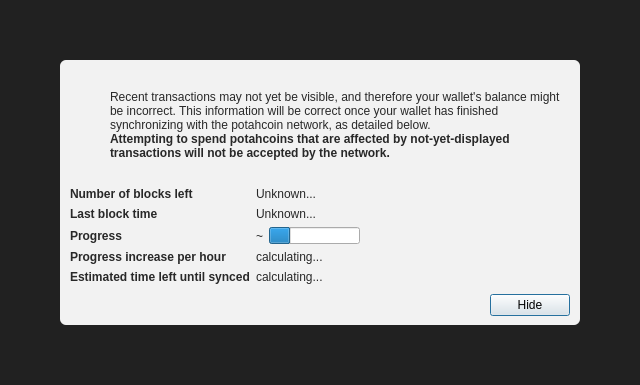
<?xml version="1.0" encoding="UTF-8"?>
<ui version="4.0">
 <class>ModalOverlay</class>
 <widget class="QWidget" name="ModalOverlay">
  <property name="geometry">
   <rect>
    <x>0</x>
    <y>0</y>
    <width>640</width>
    <height>385</height>
   </rect>
  </property>
  <property name="windowTitle">
   <string>Form</string>
  </property>
  <layout class="QVBoxLayout" name="verticalLayout" stretch="0">
   <property name="sizeConstraint">
    <enum>QLayout::SetDefaultConstraint</enum>
   </property>
   <property name="leftMargin">
    <number>0</number>
   </property>
   <property name="topMargin">
    <number>0</number>
   </property>
   <property name="rightMargin">
    <number>0</number>
   </property>
   <property name="bottomMargin">
    <number>0</number>
   </property>
   <item>
    <widget class="QWidget" name="bgWidget" native="true">
     <property name="styleSheet">
      <string notr="true">#bgWidget { background: rgba(0,0,0,220); }</string>
     </property>
     <layout class="QVBoxLayout" name="verticalLayoutMain" stretch="1">
      <property name="leftMargin">
       <number>60</number>
      </property>
      <property name="topMargin">
       <number>60</number>
      </property>
      <property name="rightMargin">
       <number>60</number>
      </property>
      <property name="bottomMargin">
       <number>60</number>
      </property>
      <item>
       <widget class="QWidget" name="contentWidget" native="true">
        <property name="styleSheet">
         <string notr="true">#contentWidget { background: rgba(255,255,255,240); border-radius: 6px; }

QLabel { color: rgb(40,40,40);  }</string>
        </property>
        <layout class="QVBoxLayout" name="verticalLayoutSub" stretch="1,0,0,0">
         <property name="spacing">
          <number>0</number>
         </property>
         <property name="leftMargin">
          <number>10</number>
         </property>
         <property name="topMargin">
          <number>10</number>
         </property>
         <property name="rightMargin">
          <number>10</number>
         </property>
         <property name="bottomMargin">
          <number>10</number>
         </property>
         <item>
          <layout class="QHBoxLayout" name="horizontalLayoutIconText" stretch="0,1">
           <property name="topMargin">
            <number>20</number>
           </property>
           <item>
            <layout class="QVBoxLayout" name="verticalLayoutIcon">
             <property name="leftMargin">
              <number>0</number>
             </property>
             <item>
              <widget class="QPushButton" name="warningIcon">
               <property name="enabled">
                <bool>false</bool>
               </property>
               <property name="text">
                <string/>
               </property>
               <property name="icon">
                <iconset>
                 <normaloff>:/icons/warning</normaloff>
                 <disabledoff>:/icons/warning</disabledoff>:/icons/warning</iconset>
               </property>
               <property name="iconSize">
                <size>
                 <width>48</width>
                 <height>48</height>
                </size>
               </property>
               <property name="flat">
                <bool>true</bool>
               </property>
              </widget>
             </item>
             <item>
              <spacer name="verticalSpacerWarningIcon">
               <property name="orientation">
                <enum>Qt::Vertical</enum>
               </property>
               <property name="sizeHint" stdset="0">
                <size>
                 <width>20</width>
                 <height>40</height>
                </size>
               </property>
              </spacer>
             </item>
            </layout>
           </item>
           <item>
            <layout class="QVBoxLayout" name="verticalLayoutInfoText">
             <property name="leftMargin">
              <number>0</number>
             </property>
             <property name="topMargin">
              <number>0</number>
             </property>
             <item>
              <widget class="QLabel" name="infoText">
               <property name="text">
                <string>Recent transactions may not yet be visible, and therefore your wallet's balance might be incorrect. This information will be correct once your wallet has finished synchronizing with the potahcoin network, as detailed below.</string>
               </property>
               <property name="textFormat">
                <enum>Qt::RichText</enum>
               </property>
               <property name="wordWrap">
                <bool>true</bool>
               </property>
              </widget>
             </item>
             <item>
              <widget class="QLabel" name="infoTextStrong">
               <property name="font">
                <font>
                 <weight>75</weight>
                 <bold>true</bold>
                </font>
               </property>
               <property name="text">
                <string>Attempting to spend potahcoins that are affected by not-yet-displayed transactions will not be accepted by the network.</string>
               </property>
               <property name="textFormat">
                <enum>Qt::RichText</enum>
               </property>
               <property name="wordWrap">
                <bool>true</bool>
               </property>
              </widget>
             </item>
             <item>
              <spacer name="verticalSpacerInTextSpace">
               <property name="orientation">
                <enum>Qt::Vertical</enum>
               </property>
               <property name="sizeHint" stdset="0">
                <size>
                 <width>20</width>
                 <height>40</height>
                </size>
               </property>
              </spacer>
             </item>
            </layout>
           </item>
          </layout>
         </item>
         <item>
          <spacer name="verticalSpacerAfterText">
           <property name="orientation">
            <enum>Qt::Vertical</enum>
           </property>
           <property name="sizeHint" stdset="0">
            <size>
             <width>20</width>
             <height>40</height>
            </size>
           </property>
          </spacer>
         </item>
         <item>
          <layout class="QFormLayout" name="formLayout">
           <property name="fieldGrowthPolicy">
            <enum>QFormLayout::FieldsStayAtSizeHint</enum>
           </property>
           <property name="horizontalSpacing">
            <number>6</number>
           </property>
           <property name="verticalSpacing">
            <number>6</number>
           </property>
           <property name="topMargin">
            <number>10</number>
           </property>
           <item row="0" column="0">
            <widget class="QLabel" name="labelNumberOfBlocksLeft">
             <property name="font">
              <font>
               <weight>75</weight>
               <bold>true</bold>
              </font>
             </property>
             <property name="text">
              <string>Number of blocks left</string>
             </property>
            </widget>
           </item>
           <item row="0" column="1">
            <widget class="QLabel" name="numberOfBlocksLeft">
             <property name="text">
              <string>Unknown...</string>
             </property>
            </widget>
           </item>
           <item row="1" column="0">
            <widget class="QLabel" name="labelLastBlockTime">
             <property name="font">
              <font>
               <weight>75</weight>
               <bold>true</bold>
              </font>
             </property>
             <property name="text">
              <string>Last block time</string>
             </property>
            </widget>
           </item>
           <item row="1" column="1">
            <widget class="QLabel" name="newestBlockDate">
             <property name="sizePolicy">
              <sizepolicy hsizetype="Maximum" vsizetype="Preferred">
               <horstretch>0</horstretch>
               <verstretch>0</verstretch>
              </sizepolicy>
             </property>
             <property name="text">
              <string>Unknown...</string>
             </property>
            </widget>
           </item>
           <item row="2" column="0">
            <widget class="QLabel" name="labelSyncDone">
             <property name="font">
              <font>
               <weight>75</weight>
               <bold>true</bold>
              </font>
             </property>
             <property name="text">
              <string>Progress</string>
             </property>
            </widget>
           </item>
           <item row="2" column="1">
            <layout class="QHBoxLayout" name="horizontalLayoutSync" stretch="0,1">
             <item>
              <widget class="QLabel" name="percentageProgress">
               <property name="text">
                <string notr="true">~</string>
               </property>
              </widget>
             </item>
             <item>
              <widget class="QProgressBar" name="progressBar">
               <property name="value">
                <number>24</number>
               </property>
               <property name="format">
                <string/>
               </property>
              </widget>
             </item>
            </layout>
           </item>
           <item row="4" column="0">
            <widget class="QLabel" name="labelProgressIncrease">
             <property name="font">
              <font>
               <weight>75</weight>
               <bold>true</bold>
              </font>
             </property>
             <property name="text">
              <string>Progress increase per hour</string>
             </property>
            </widget>
           </item>
           <item row="4" column="1">
            <widget class="QLabel" name="progressIncreasePerH">
             <property name="text">
              <string>calculating...</string>
             </property>
            </widget>
           </item>
           <item row="5" column="0">
            <widget class="QLabel" name="labelEstimatedTimeLeft">
             <property name="font">
              <font>
               <weight>75</weight>
               <bold>true</bold>
              </font>
             </property>
             <property name="text">
              <string>Estimated time left until synced</string>
             </property>
            </widget>
           </item>
           <item row="5" column="1">
            <widget class="QLabel" name="expectedTimeLeft">
             <property name="text">
              <string>calculating...</string>
             </property>
            </widget>
           </item>
          </layout>
         </item>
         <item>
          <layout class="QHBoxLayout" name="horizontalLayoutButtons">
           <property name="leftMargin">
            <number>10</number>
           </property>
           <property name="topMargin">
            <number>10</number>
           </property>
           <item>
            <spacer name="horizontalSpacer">
             <property name="orientation">
              <enum>Qt::Horizontal</enum>
             </property>
             <property name="sizeHint" stdset="0">
              <size>
               <width>40</width>
               <height>20</height>
              </size>
             </property>
            </spacer>
           </item>
           <item>
            <widget class="QPushButton" name="closeButton">
             <property name="text">
              <string>Hide</string>
             </property>
             <property name="shortcut">
              <string>Esc</string>
             </property>
             <property name="focusPolicy">
              <enum>Qt::StrongFocus</enum>
             </property>
             <property name="default">
              <bool>true</bool>
             </property>
            </widget>
           </item>
          </layout>
         </item>
        </layout>
       </widget>
      </item>
     </layout>
    </widget>
   </item>
  </layout>
 </widget>
 <resources/>
 <connections/>
</ui>
